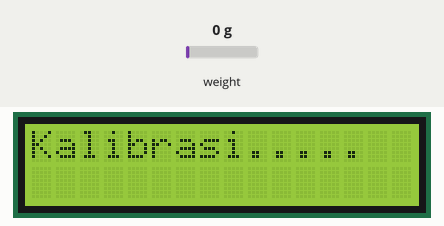
This sketch was run on a simulated ESP8266 (NodeMCU). Shown: 16×2 character LCD. Inputs (shaded band) come from the test bench; at power-on: weight on the scale 0 g. WiFi joins after 1.5 s; servers stay silent unless stated.

Above: at 2.2 s.
At 11.5 s:
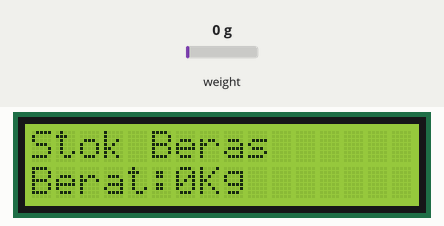
11.6 s: weight on the scale set to 1250 g
At 12.2 s:
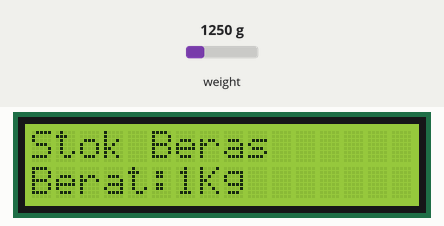
13.4 s: weight on the scale set to 2500 g
At 13.9 s:
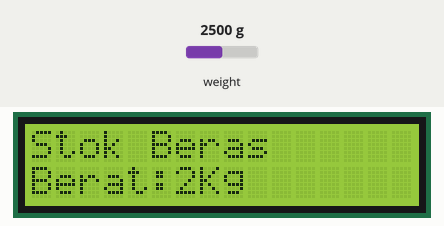
15.0 s: weight on the scale set to 3750 g
At 17.0 s:
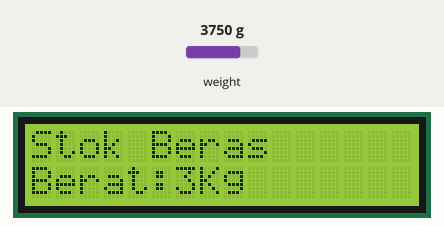
Timing chart, 0 to 18.5 s (numbered marks = the images above; inputs shaded):
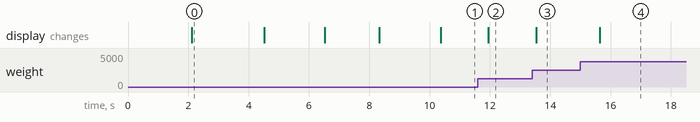

The sketch:

Program_Early_Warning_System_Pada_Stock_Barang.ino
```cpp
/***************************************
 * Project Early Warning System Stock Barang (Beras)
 * Board  : NodeMCU ESP8266 V3
 * Input  : Loadcell (sensor berat)
 * Output : Notifikasi Blynk
 * 99 Proyek IoT
 * www.ardutech.com
 ****************************************/
#define BLYNK_PRINT Serial
#include <ESP8266WiFi.h>
#include <BlynkSimpleEsp8266.h>
#include <HX711_ADC.h>
#include <Wire.h>
#include <LiquidCrystal_I2C.h>
//---GANTI SESUAI DENGAN TOKEN BLYNK ANDA
char auth[] = "-htbXm6E3Lizwp915_No7P516Ywa7nrj";//token
//---GANTI SESUAI DENGAN JARINGAN WIFI
//---HOTSPOT ANDA
char ssid[] = "ArdutechWiFi";  // Nama Hotspot/WiFi
char pass[] = "12345678";  //  Password

WidgetLCD LCD(V0);//lcd blynk
LiquidCrystal_I2C lcd(0x27, 16, 2);//lcd i2c
HX711_ADC LoadCell(D3,D4);//(dout, sck)

long t;
byte f_notif;

void ukurBerat(){
  LoadCell.update();
  if (millis() > t + 500) {
    long i = LoadCell.getData()/1000;
    if(i>=0){
      lcd.setCursor(0,0);
      lcd.print("Stok Beras");
      lcd.setCursor(0,1);
      lcd.print("Berat:");
      lcd.print(i);
      lcd.print("Kg        ");

      LCD.print(0,0,"Stok Beras");
      LCD.print(0,1,"Berat:");
      LCD.print(6,1,i);
      LCD.print(9,1,"Kg");
      t = millis();
    }
    if(i<=1){//stok minimum
      if(f_notif==0){
        Blynk.notify("Beras hampir habis");
        f_notif=1;
      }
    }
    else {
      f_notif=0;
    }
  }
}

//==================================
void setup() {
  lcd.begin();
  lcd.backlight();
  lcd.backlight();
  lcd.print("Peringatan dini");
  lcd.setCursor(0,1);
  lcd.print("  Stok Beras");
  delay(2000);
  lcd.clear();
  lcd.print("Kalibrasi.....");
  float calValue; // calibration value
  calValue = 674.2;  //menyesuaikan dengan sensor loadcell, setiap sensor beda beda
  LoadCell.begin();
  long stabilisingtime = 2000;
  LoadCell.start(stabilisingtime);
  LoadCell.setCalFactor(calValue);
  lcd.setCursor(0,1);
  lcd.print("Sukses");
  delay(2000);
  lcd.clear();
  lcd.print("koneksi WiFi...");
  Serial.begin(115200);
  Blynk.begin(auth, ssid, pass);
  lcd.setCursor(0,1);
  lcd.print("Sukses");
  delay(2000);
  lcd.clear();
  LCD.clear();
}

//=======================================
void loop() {
  Blynk.run();
  ukurBerat();
}
```

Measured:
- after the input at 11.6 s, the display: changes after 0.35 s (image 2)
- after the input at 13.4 s, the display: changes after 0.13 s (image 3)
- after the input at 15.0 s, the display: changes after 0.64 s (image 4)
- what the display in image 0 shows lasts 2.4 s, from 2.1 s to 4.5 s
